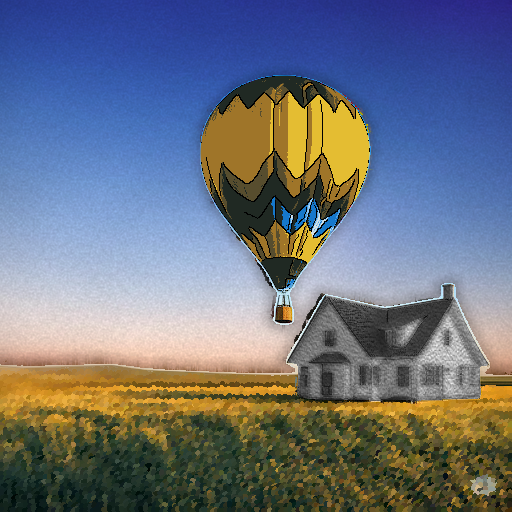
#> input picture images/styled_image.png, 512 x 512 px, given in place of cat.jpg, which was not available
$ python oil.py
#> lines starting #> are read from the running program, lines starting #| are printed output that depends on the picture
### oil_utils.py
import random
import numpy as np
from skimage import draw
from skimage.color import rgb2gray
from skimage.filters import laplace as skimage_laplace
from scipy.ndimage import sobel
from math import pi

BRUSHES = 50

def process(inputImage, brushSize, expressionLevel, brushes=BRUSHES, seed=None,
            color_jitter_strength=0,
            stroke_spacing_factor=0.7,
            gradient_align_strength=0.0,
            adaptive_brush_enabled=False,
            adaptive_brush_strength=0.5,
            min_brush_scale=0.5,
            max_brush_scale=1.2):

    if seed is not None:
        random.seed(seed)
        np.random.seed(seed)

    # 設定筆刷主半徑
    base_r_radius = float(brushSize)
    if base_r_radius < 1.0:
        base_r_radius = 1.0

    # 前處理：灰階、梯度、細節圖
    gray_image = None
    grad_orientation = None
    detail_map_norm = None

    if gradient_align_strength > 0 or adaptive_brush_enabled:
        if inputImage.ndim == 3 and inputImage.shape[2] == 3:
            gray_image = rgb2gray(inputImage)
        elif inputImage.ndim == 2:
            gray_image = inputImage
        else:
            gray_image = rgb2gray(inputImage[:,:,:3]) if inputImage.shape[2] > 2 else rgb2gray(inputImage)

    if gradient_align_strength > 0 and gray_image is not None:
        gx = sobel(gray_image, axis=1) # y 方向梯度
        gy = sobel(gray_image, axis=0) # x 方向梯度
        grad_orientation = np.arctan2(gy, gx) # 梯度角度

    if adaptive_brush_enabled and gray_image is not None:
        detail_map = np.abs(skimage_laplace(gray_image))
        min_detail, max_detail = np.min(detail_map), np.max(detail_map)
        if max_detail - min_detail < 1e-6:
            detail_map_norm = np.zeros_like(detail_map)
        else:
            detail_map_norm = (detail_map - min_detail) / (max_detail - min_detail)

    # 預先產生筆刷模板
    actual_expression_level = max(0.1, expressionLevel)

    brush_templates = []
    for _ in range(brushes):
        min_c_factor = min(1.0, actual_expression_level)
        max_c_factor = max(1.0, actual_expression_level)
        c_radius_val = base_r_radius * random.uniform(min_c_factor, max_c_factor)
        random_rot = random.random() * pi
        brush_templates.append({'c_radius_val_at_base': c_radius_val, 'random_rotation': random_rot})

    result = np.zeros(inputImage.shape, dtype=np.uint8)

    # 筆刷間距
    step_size = max(1, int(base_r_radius * 2 * stroke_spacing_factor))
    start_offset = step_size // 2

    for x in range(start_offset, inputImage.shape[0], step_size):
        for y in range(start_offset, inputImage.shape[1], step_size):
            # 1. 決定目前筆刷主半徑
            current_r_radius = base_r_radius
            if adaptive_brush_enabled and detail_map_norm is not None:
                detail_val = detail_map_norm[x, y]
                target_scale = min_brush_scale + detail_val * (max_brush_scale - min_brush_scale)
                current_scale = (1.0 - adaptive_brush_strength) * 1.0 + adaptive_brush_strength * target_scale
                current_r_radius = base_r_radius * current_scale
            current_r_radius = max(1.0, current_r_radius)

            # 2. 選擇模板並決定副半徑
            template = random.choice(brush_templates)
            current_c_radius = template['c_radius_val_at_base'] * (current_r_radius / base_r_radius)
            current_c_radius = max(1.0, current_c_radius)

            # 3. 計算旋轉角度
            final_rotation = template['random_rotation']
            if gradient_align_strength > 0 and grad_orientation is not None:
                target_grad_rotation = grad_orientation[x, y] + pi / 2.0
                final_rotation = (1.0 - gradient_align_strength) * template['random_rotation'] + \
                                 gradient_align_strength * target_grad_rotation
                final_rotation = final_rotation % (2 * pi)

            # 4. 畫橢圓
            canvas_dim_approx = int(np.ceil(max(current_r_radius, current_c_radius) * 2.0)) + 4
            canvas_center = canvas_dim_approx // 2
            try:
                rr, cc = draw.ellipse(r=canvas_center, c=canvas_center,
                                      r_radius=current_r_radius, c_radius=current_c_radius,
                                      rotation=final_rotation, shape=(canvas_dim_approx, canvas_dim_approx))
            except Exception as e:
                continue

            # 5. 取得 final color
            base_color = inputImage[x, y].astype(np.float32)
            if color_jitter_strength > 0:
                jitter = np.random.randint(-color_jitter_strength, color_jitter_strength + 1, size=base_color.shape)
                jittered_color = base_color + jitter
                final_color = np.clip(jittered_color, 0, 255).astype(np.uint8)
            else:
                final_color = base_color.astype(np.uint8)

            # 6. 將筆刷畫到結果圖
            target_x_coords = x + rr - canvas_center
            target_y_coords = y + cc - canvas_center
            valid_mask = (target_x_coords >= 0) & (target_x_coords < result.shape[0]) & \
                         (target_y_coords >= 0) & (target_y_coords < result.shape[1])
            valid_target_x = target_x_coords[valid_mask]
            valid_target_y = target_y_coords[valid_mask]
            if valid_target_x.size > 0 and valid_target_y.size > 0 :
                 result[valid_target_x, valid_target_y] = final_color

    return result

### oil.py
from oil_utils import process
import cv2

input_dir = "images"
input_filenames = ["cat.jpg", "house.jpg", "train.jpg"]

for input_filename in input_filenames:
    input_path = f"{input_dir}/{input_filename}"
    output_path = f"{input_path.split('.')[0]}_output_oil.jpg"

    image = cv2.imread(input_path)
#> image is the input picture: shape (512, 512, 3); mean B, G, R 126.6, 113.9, 107.6
    resize_factor = image.shape[0] / 512
#> resize_factor = 1
    image = cv2.resize(
        image, (int(image.shape[1] / resize_factor), int(image.shape[0] / resize_factor))
    )


    result = process(image, brushSize=3, expressionLevel=2, seed=0)
#> after the loop in process, `for x in range(start_offset, inputImage.shape[0], step_size):`:
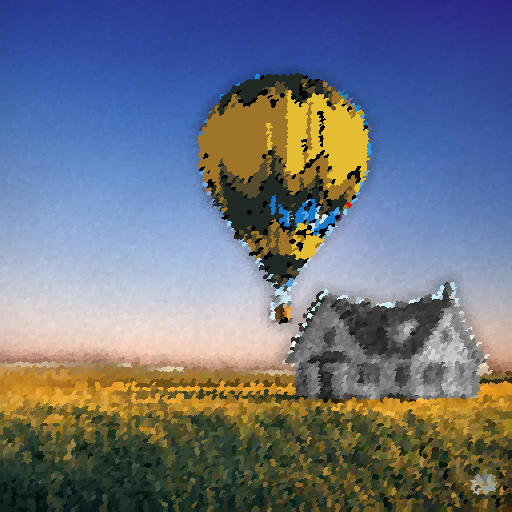
#> result: shape (512, 512, 3); mean B, G, R 126.2, 113.9, 107.5

    cv2.imwrite(output_path, result)
#> pass 2 of the loop `for input_filename in input_filenames:`:
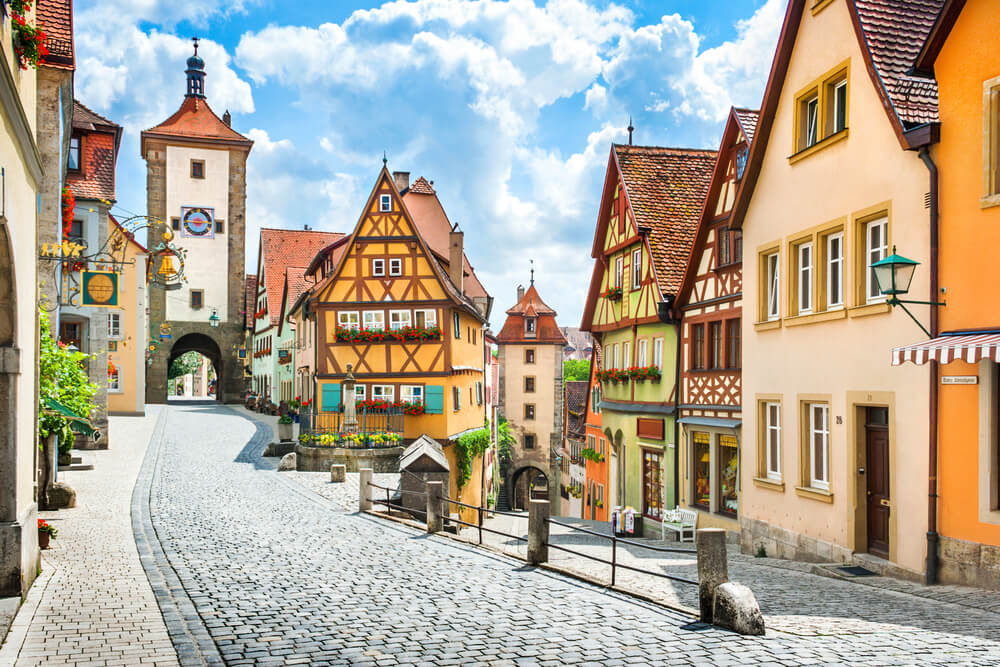
#> input picture images/house.jpg, 1000 x 667 px
#> image is the input picture: shape (667, 1000, 3); mean B, G, R 149.7, 166.1, 175.4
#> `image = cv2.resize( image, (int(image.shape[1] / resize_factor), int(i..`:
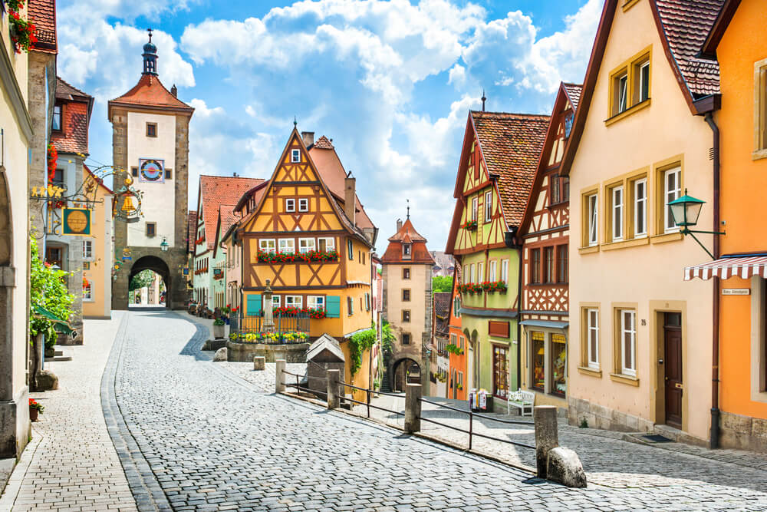
#> image: shape (512, 767, 3); mean B, G, R 149.6, 166, 175.3
#> after the loop in process (call 2), `for x in range(start_offset, inputImage.shape[0], step_size):`:
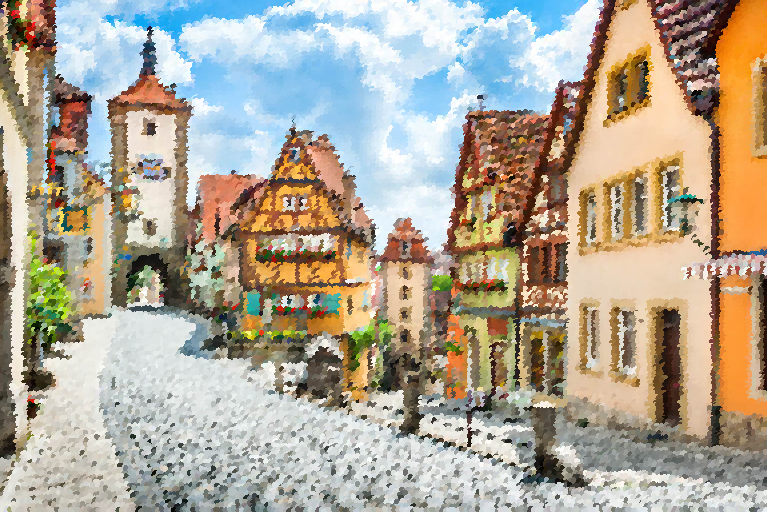
#> result: shape (512, 767, 3); mean B, G, R 149.5, 165.9, 175.3
#> pass 3 of the loop `for input_filename in input_filenames:`:
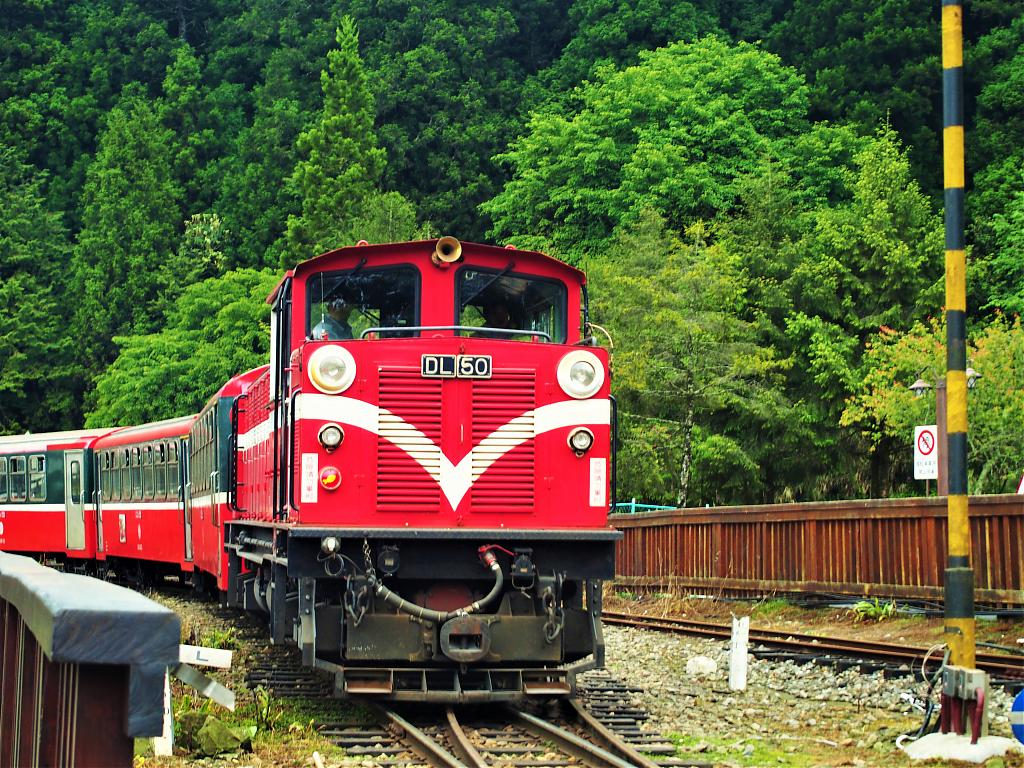
#> input picture images/train.jpg, 1024 x 768 px
#> image is the input picture: shape (768, 1024, 3); mean B, G, R 59.6, 92.8, 93.5
#> image: shape (512, 682, 3)
#> after the loop in process (call 3), `for x in range(start_offset, inputImage.shape[0], step_size):`:
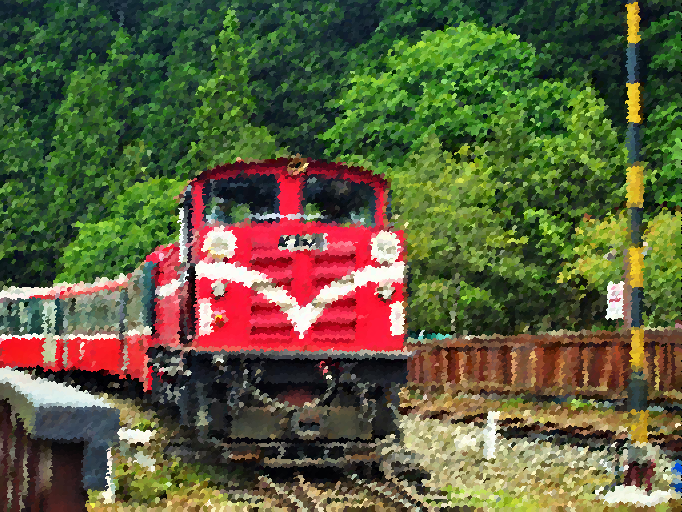
#> result: shape (512, 682, 3); mean B, G, R 59.7, 93.1, 93.8
